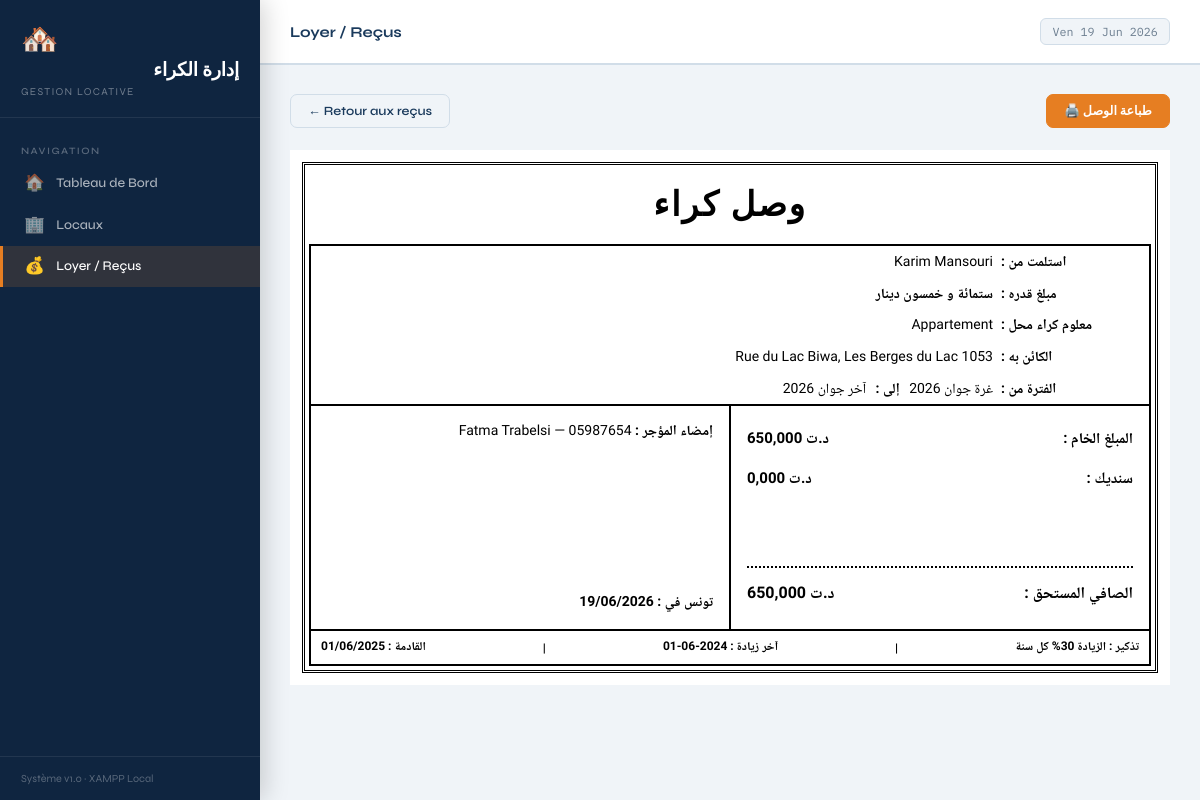
Screenshot of /loyer.php?mois=2026-06&recu=2 with the database file from the repository.
### tables this page shows
CREATE TABLE IF NOT EXISTS `locataires` (
    `id`                         INT             NOT NULL AUTO_INCREMENT,
    `local_id`                   INT             NOT NULL,
    `nom`                        VARCHAR(255)    NOT NULL,
    `cin`                        VARCHAR(50)     NOT NULL DEFAULT '',
    `num_tel`                    VARCHAR(30)     NOT NULL DEFAULT '',
    `mf`                         VARCHAR(100)    NOT NULL DEFAULT '',
    `montant_mensuel`            DECIMAL(10,3)   NOT NULL DEFAULT 0.000,
    `frequence_paiement`         ENUM('mois','trimestre','semestre') NOT NULL DEFAULT 'mois',
    `retenue`                    TINYINT         NOT NULL DEFAULT 0,
    `augmentation_montant`       DECIMAL(10,3)   NOT NULL DEFAULT 0.000,
    `augmentation_periode`       ENUM('annee','deux_ans') NOT NULL DEFAULT 'annee',
    `type_local`                 VARCHAR(100)    NOT NULL DEFAULT '',
    `contrat_path`               VARCHAR(500)    DEFAULT NULL,
    `date_debut`                 DATE            NOT NULL,
    `date_derniere_augmentation` DATE            DEFAULT NULL,
    `actif`                      TINYINT         NOT NULL DEFAULT 1,
    `note`                       TEXT            DEFAULT NULL,
    `charges_additionnelles`     TEXT            DEFAULT NULL,
    `created_at`                 DATETIME        NOT NULL DEFAULT CURRENT_TIMESTAMP,
    PRIMARY KEY (`id`),
    CONSTRAINT `fk_locataire_local`
        FOREIGN KEY (`local_id`) REFERENCES `locaux`(`id`)
        ON DELETE RESTRICT ON UPDATE CASCADE
);

CREATE TABLE IF NOT EXISTS `locaux` (
    `id`                   INT           NOT NULL AUTO_INCREMENT,
    `nom_local`            VARCHAR(255)  NOT NULL,
    `adresse`              TEXT          NOT NULL,
    `proprietaire`         VARCHAR(255)  NOT NULL,
    `cin_mf_proprietaire`  VARCHAR(100)  NOT NULL DEFAULT '',
    `document_path`        VARCHAR(500)  DEFAULT NULL,
    `created_at`           DATETIME      NOT NULL DEFAULT CURRENT_TIMESTAMP,
    PRIMARY KEY (`id`)
);

### config/db.php (called while the page is built, shortened)
<?php
function esc(string $s): string {
    return htmlspecialchars($s, ENT_QUOTES | ENT_HTML5, 'UTF-8');
}

### loyer.php (the view, shortened to what this page needs)
<?php
require_once __DIR__ . '/config/db.php';
$pdo = getPDO();
$moisParam = $_GET['mois'] ?? date('Y-m');
[$year, $month] = array_map('intval', explode('-', $moisParam));
function isRentDueThisMonth(array $loc, int $year, int $month): bool
{
  $dateDebut = new DateTime($loc['date_debut']);
  $debutYear = (int) $dateDebut->format('Y');
  $debutMonth = (int) $dateDebut->format('m');
  $monthsElapsed = ($year - $debutYear) * 12 + ($month - $debutMonth);
  switch ($loc['frequence_paiement']) {
    case 'trimestre':
      $period = 3;
      break;
    case 'semestre':
      $period = 6;
      break;
    default:
      $period = 1;
      break;
  }
  return $monthsElapsed % $period === 0;
}
function dayToAr(int $day, DateTime $date, array $months_ar): string
{
  $lastDay = (int) (clone $date)->modify('last day of this month')->format('d');
  if ($day === 1)
    return 'غرة';
  if ($day === $lastDay)
    return 'آخر';
  return (string) $day;
}
function getPeriodeDates(array $loc, int $year, int $month): array
{
  $months_ar = [
    1 => 'جانفي',
    2 => 'فيفري',
    3 => 'مارس',
    4 => 'أفريل',
    5 => 'ماي',
    6 => 'جوان',
    7 => 'جويلية',
    8 => 'أوت',
    9 => 'سبتمبر',
    10 => 'أكتوبر',
    11 => 'نوفمبر',
    12 => 'ديسمبر'
  ];
  switch ($loc['frequence_paiement']) {
    case 'mois':
      $debut = new DateTime(sprintf('%04d-%02d-01', $year, $month));
      $fin = (clone $debut)->modify('last day of this month');
      break;
  }
  $dDay = (int) $debut->format('d');
  $fDay = (int) $fin->format('d');
  $debutAr = dayToAr($dDay, $debut, $months_ar) . ' ' . $months_ar[(int) $debut->format('m')] . ' ' . $debut->format('Y');
  $finAr = dayToAr($fDay, $fin, $months_ar) . ' ' . $months_ar[(int) $fin->format('m')] . ' ' . $fin->format('Y');
  return [
    'debut' => $debut->format('Y-m-d'),
    'fin' => $fin->format('Y-m-d'),
    'debut_ar' => $debutAr,
    'fin_ar' => $finAr,
  ];
}
function getMultiplicateur(string $freq): int
{
  switch ($freq) {
    default:
      return 1;
  }
}
function getProchAug(array $loc): ?string
{
  $last = new DateTime($loc['date_derniere_augmentation']);
  $intv = $loc['augmentation_periode'] === 'deux_ans' ? '+2 years' : '+1 year';
  return (clone $last)->modify($intv)->format('d/m/Y');
}
$tous = $pdo->query(
  "SELECT l.*, loc.nom_local, loc.adresse, loc.proprietaire, loc.cin_mf_proprietaire
     FROM locataires l
     JOIN locaux loc ON l.local_id = loc.id
     WHERE l.actif = 1
     ORDER BY l.nom ASC"
)->fetchAll();
$locatairesDuMois = array_filter($tous, function ($l) use ($year, $month) {
  return isRentDueThisMonth($l, $year, $month);
});
$locatairesDuMois = array_values($locatairesDuMois);
$recuIds = [];
if (!empty($_GET['recu'])) {
  $raw = $_GET['recu'];
  if (is_array($raw)) {
    $recuIds = array_map('intval', $raw);
  } else {
    $recuIds = array_map('intval', array_filter(explode(',', (string) $raw)));
  }
  $recuIds = array_values(array_unique(array_filter($recuIds, fn($id) => $id > 0)));
}
$recuLocataires = [];
foreach ($recuIds as $recuId) {
  $found = null;
  foreach ($locatairesDuMois as $l) {
    if ((int) $l['id'] === $recuId) {
      $found = $l;
      break;
    }
  }
  if ($found) {
    $recuLocataires[] = $found;
  }
}
include __DIR__ . '/modules/layout.php';
?>
<?php if (!empty($recuLocataires)): ?>
  <?php
  function fmtTND_inline(float $v): string
  {
    return number_format($v, 3, ',', ' ') . ' د.ت';
  }
  ?>
  <div class="flex items-center justify-between mb-3 no-print">
    <a href="loyer.php?mois=<?= esc($moisParam) ?>" class="btn btn-outline">
      ← Retour aux reçus
    </a>
    <div class="flex gap-2">
      <button onclick="window.print()" class="btn btn-orange">
        🖨️ طباعة الوصل
      </button>
    </div>
  </div>
  <?php foreach ($recuLocataires as $l):
    $periode = getPeriodeDates($l, $year, $month);
    $mult = getMultiplicateur($l['frequence_paiement']);
    $brut = round((float) $l['montant_mensuel'] * $mult, 3);
    $taux = (int) $l['retenue'];
    $retenue = round($brut * $taux / 100, 3);
    $syndic = 0.0;
    $extra_charges = json_decode($l['charges_additionnelles'] ?? '[]', true) ?: [];
    $sum_charges = 0.0;
    $net = round($brut - $retenue - $syndic + $sum_charges, 3);
    $prochAug = getProchAug($l);
    $dateEmission = date('d/m/Y');
    $aug_pct = number_format((float) $l['augmentation_montant'], 0);
    $aug_period = $l['augmentation_periode'] === 'deux_ans' ? 'سنتين' : 'سنة';
    $last_raise = esc($l['date_derniere_augmentation'] ?? '—');
  ?>
  <div class="rj-receipt-wrapper">
  <div class="rj-receipt">
    <div class="rj-outer-frame">
      <h1 class="rj-title">وصل كراء</h1>
      <div class="rj-inner-frame">
        <div class="rj-row">
          <span class="rj-label">استلمت من :</span>
          <span class="rj-value"><span class="rj-value-text"><?= esc($l['nom']) ?></span></span>
        </div>
        <div class="rj-row">
          <span class="rj-label">مبلغ قدره :</span>
          <span class="rj-value rj-bold"><span class="rj-value-text rj-letters-placeholder" data-net="<?= $net ?>">—</span></span>
        </div>
        <div class="rj-row">
          <span class="rj-label">معلوم كراء محل :</span>
          <span class="rj-value"><span class="rj-value-text"><?= esc($l['type_local']) ?></span></span>
        </div>
        <div class="rj-row">
          <span class="rj-label">الكائن به :</span>
          <span class="rj-value"><span class="rj-value-text"><?= esc($l['adresse']) ?></span></span>
        </div>
        <div class="rj-row">
          <span class="rj-label">الفترة من :</span>
          <span class="rj-value">
            <span class="rj-value-text"><?= esc($periode['debut_ar']) ?> <span class="rj-period-sep">إلى :</span> <?= esc($periode['fin_ar']) ?></span>
          </span>
        </div>
      </div>
      <div class="rj-bottom">
        <div class="rj-calc">
          <div class="rj-calc-row">
            <span class="rj-calc-label">المبلغ الخام :</span>
            <span class="rj-calc-amount"><?= fmtTND_inline($brut) ?></span>
          </div>
          <div class="rj-calc-row" <?= empty($extra_charges) ? 'style="margin-bottom: 60px;"' : '' ?>>
            <span class="rj-calc-label">سنديك :</span>
            <span class="rj-calc-amount"><?= fmtTND_inline($syndic) ?></span>
          </div>
          <hr class="rj-dotted-sep">
          <div class="rj-calc-row rj-total">
            <span class="rj-calc-label">الصافي المستحق :</span>
            <span class="rj-calc-amount"><?= fmtTND_inline($net) ?></span>
          </div>
        </div>
        <div class="rj-bottom-divider"></div>
        <div class="rj-signature">
          <div class="rj-sig-header">
            إمضاء المؤجر :
            <span class="rj-owner-detail"><?= esc($l['proprietaire']) ?> — <?= esc($l['cin_mf_proprietaire']) ?></span>
          </div>
          <div class="rj-signature-space"></div>
          <div class="rj-sig-date">تونس في : <?= esc($dateEmission) ?></div>
        </div>
      </div>
      <?php if ((float)$l['augmentation_montant'] > 0): ?>
        <div class="rj-footer">
          <span>تذكير : الزيادة <?= $aug_pct ?>% كل <?= $aug_period ?></span>
          <span class="rj-footer-sep">|</span>
          <span>آخر زيادة : <?= $last_raise ?></span>
          <span class="rj-footer-sep">|</span>
          <span>القادمة : <?= esc($prochAug ?? '—') ?></span>
        </div>
      <?php endif; ?>
    </div>
  </div>
  </div>
  <?php endforeach; ?>
<?php endif;  ?>
<?php include __DIR__ . '/modules/layout_footer.php'; ?>

### assets/css/style.css (style rules this page uses)
:root { --navy: #1a3a5c; --navy-dark: #0f2540; --navy-light: #234e7a; --orange: #e67e22; --orange-h: #d35400; --teal: #1abc9c; --red: #e74c3c; --yellow: #f39c12; --bg: #f0f4f8; --surface: #ffffff; --border: #d1dde8; --text: #1e2d3d; --muted: #6b7d8f; --sidebar-w: 260px; --header-h: 64px; --radius: 10px; --shadow: 0 2px 12px rgba(26, 58, 92, .08); --shadow-lg: 0 8px 32px rgba(26, 58, 92, .14); --font-ui: 'Syne', sans-serif; --font-ar: 'Amiri', serif; --font-mono: 'IBM Plex Mono', monospace; --transition: .18s cubic-bezier(.4, 0, .2, 1); }
*, *::before, *::after { box-sizing: border-box; margin: 0; padding: 0; }
html { font-size: 15px; scroll-behavior: smooth; }
body { font-family: var(--font-ui); background: var(--bg); color: var(--text); min-height: 100vh; display: flex; overflow-x: hidden; }
a { color: inherit; text-decoration: none; }
.btn { display: inline-flex; align-items: center; justify-content: center; gap: .45rem; padding: .55rem 1.15rem; border-radius: 7px; font-family: var(--font-ui); font-size: .84rem; font-weight: 600; cursor: pointer; border: 1px solid transparent; transition: all var(--transition); white-space: nowrap; text-decoration: none; }
.btn-orange { background: var(--orange); color: #fff; border-color: var(--orange); }
.btn-outline { background: transparent; color: var(--navy); border-color: var(--border); }
.flex { display: flex; }
.items-center { align-items: center; }
.justify-between { justify-content: space-between; }
.gap-2 { gap: .5rem; }
.mb-3 { margin-bottom: 1.5rem; }

### rows the page displays
locataires: nom "Karim Mansouri", type_local "Appartement", local.adresse "Rue du Lac Biwa, Les Berges du Lac 1053", fmtTND_inline($brut) "650,000 د.ت", syndic "0,000 د.ت", fmtTND_inline($net) "650,000 د.ت", local.proprietaire "Fatma Trabelsi", local.cin_mf_proprietaire "05987654", augmentation_montant "30", augmentation_periode "سنة", date_derniere_augmentation "2024-06-01", prochAug "01/06/2025"
locataires: frequence_paiement "آخر جوان 2026"

### other values shown
$pageTitle "Loyer / Reçus"
